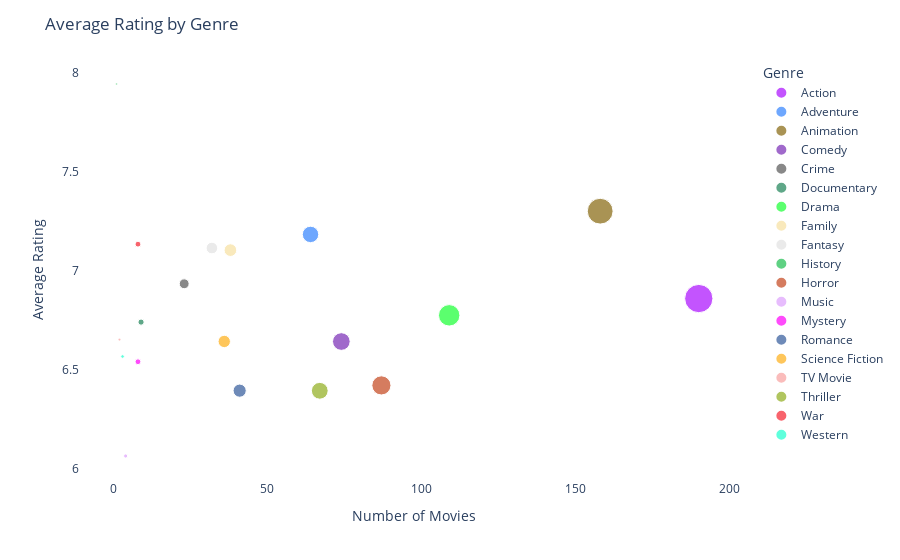

Notebook code for this chart:
### Code cell
# Get a list of distinct colors
colors = px.colors.qualitative.Alphabet

# Group by genre and calculate mean rating and count
genre_ratings = df.groupby('Genre')['Rating'].agg(['mean', 'count']).reset_index()

# Create the scatter plot
fig = px.scatter(genre_ratings, x='count', y='mean', color='Genre', size='count', hover_data=['Genre'], color_discrete_sequence=colors)

# Update the layout of the plot
fig.update_layout(
    title='Average Rating by Genre',
    xaxis_title='Number of Movies',
    yaxis_title='Average Rating',
    plot_bgcolor='white'
)

# Show the plot
fig.show()

### Figure 1 — Plotly figure (JSON) as saved in the notebook; plotly's stock layout.template omitted (floating-point values rounded to 4 significant figures)
{"data": [{"customdata": [["Action"]], "hovertemplate": "Genre=%{customdata[0]}<br>count=%{marker.size}<br>mean=%{y}<extra></extra>", "legendgroup": "Action", "marker": {"color": "#AA0DFE", "size": [190], "sizemode": "area", "sizeref": 0.475, "symbol": "circle"}, "mode": "markers", "name": "Action", "orientation": "v", "showlegend": true, "type": "scatter", "x": [190], "xaxis": "x", "y": [6.86], "yaxis": "y"}, {"customdata": [["Adventure"]], "hovertemplate": "Genre=%{customdata[0]}<br>count=%{marker.size}<br>mean=%{y}<extra></extra>", "legendgroup": "Adventure", "marker": {"color": "#3283FE", "size": [64], "sizemode": "area", "sizeref": 0.475, "symbol": "circle"}, "mode": "markers", "name": "Adventure", "orientation": "v", "showlegend": true, "type": "scatter", "x": [64], "xaxis": "x", "y": [7.184], "yaxis": "y"}, {"customdata": [["Animation"]], "hovertemplate": "Genre=%{customdata[0]}<br>count=%{marker.size}<br>mean=%{y}<extra></extra>", "legendgroup": "Animation", "marker": {"color": "#85660D", "size": [158], "sizemode": "area", "sizeref": 0.475, "symbol": "circle"}, "mode": "markers", "name": "Animation", "orientation": "v", "showlegend": true, "type": "scatter", "x": [158], "xaxis": "x", "y": [7.302], "yaxis": "y"}, {"customdata": [["Comedy"]], "hovertemplate": "Genre=%{customdata[0]}<br>count=%{marker.size}<br>mean=%{y}<extra></extra>", "legendgroup": "Comedy", "marker": {"color": "#782AB6", "size": [74], "sizemode": "area", "sizeref": 0.475, "symbol": "circle"}, "mode": "markers", "name": "Comedy", "orientation": "v", "showlegend": true, "type": "scatter", "x": [74], "xaxis": "x", "y": [6.643], "yaxis": "y"}, {"customdata": [["Crime"]], "hovertemplate": "Genre=%{customdata[0]}<br>count=%{marker.size}<br>mean=%{y}<extra></extra>", "legendgroup": "Crime", "marker": {"color": "#565656", "size": [23], "sizemode": "area", "sizeref": 0.475, "symbol": "circle"}, "mode": "markers", "name": "Crime", "orientation": "v", "showlegend": true, "type": "scatter", "x": [23], "xaxis": "x", "y": [6.935], "yaxis": "y"}, {"customdata": [["Documentary"]], "hovertemplate": "Genre=%{customdata[0]}<br>count=%{marker.size}<br>mean=%{y}<extra></extra>", "legendgroup": "Documentary", "marker": {"color": "#1C8356", "size": [9], "sizemode": "area", "sizeref": 0.475, "symbol": "circle"}, "mode": "markers", "name": "Documentary", "orientation": "v", "showlegend": true, "type": "scatter", "x": [9], "xaxis": "x", "y": [6.741], "yaxis": "y"}, {"customdata": [["Drama"]], "hovertemplate": "Genre=%{customdata[0]}<br>count=%{marker.size}<br>mean=%{y}<extra></extra>", "legendgroup": "Drama", "marker": {"color": "#16FF32", "size": [109], "sizemode": "area", "sizeref": 0.475, "symbol": "circle"}, "mode": "markers", "name": "Drama", "orientation": "v", "showlegend": true, "type": "scatter", "x": [109], "xaxis": "x", "y": [6.776], "yaxis": "y"}, {"customdata": [["Family"]], "hovertemplate": "Genre=%{customdata[0]}<br>count=%{marker.size}<br>mean=%{y}<extra></extra>", "legendgroup": "Family", "marker": {"color": "#F7E1A0", "size": [38], "sizemode": "area", "sizeref": 0.475, "symbol": "circle"}, "mode": "markers", "name": "Family", "orientation": "v", "showlegend": true, "type": "scatter", "x": [38], "xaxis": "x", "y": [7.105], "yaxis": "y"}, {"customdata": [["Fantasy"]], "hovertemplate": "Genre=%{customdata[0]}<br>count=%{marker.size}<br>mean=%{y}<extra></extra>", "legendgroup": "Fantasy", "marker": {"color": "#E2E2E2", "size": [32], "sizemode": "area", "sizeref": 0.475, "symbol": "circle"}, "mode": "markers", "name": "Fantasy", "orientation": "v", "showlegend": true, "type": "scatter", "x": [32], "xaxis": "x", "y": [7.115], "yaxis": "y"}, {"customdata": [["History"]], "hovertemplate": "Genre=%{customdata[0]}<br>count=%{marker.size}<br>mean=%{y}<extra></extra>", "legendgroup": "History", "marker": {"color": "#1CBE4F", "size": [1], "sizemode": "area", "sizeref": 0.475, "symbol": "circle"}, "mode": "markers", "name": "History", "orientation": "v", "showlegend": true, "type": "scatter", "x": [1], "xaxis": "x", "y": [7.944], "yaxis": "y"}, {"customdata": [["Horror"]], "hovertemplate": "Genre=%{customdata[0]}<br>count=%{marker.size}<br>mean=%{y}<extra></extra>", "legendgroup": "Horror", "marker": {"color": "#C4451C", "size": [87], "sizemode": "area", "sizeref": 0.475, "symbol": "circle"}, "mode": "markers", "name": "Horror", "orientation": "v", "showlegend": true, "type": "scatter", "x": [87], "xaxis": "x", "y": [6.422], "yaxis": "y"}, {"customdata": [["Music"]], "hovertemplate": "Genre=%{customdata[0]}<br>count=%{marker.size}<br>mean=%{y}<extra></extra>", "legendgroup": "Music", "marker": {"color": "#DEA0FD", "size": [4], "sizemode": "area", "sizeref": 0.475, "symbol": "circle"}, "mode": "markers", "name": "Music", "orientation": "v", "showlegend": true, "type": "scatter", "x": [4], "xaxis": "x", "y": [6.065], "yaxis": "y"}, {"customdata": [["Mystery"]], "hovertemplate": "Genre=%{customdata[0]}<br>count=%{marker.size}<br>mean=%{y}<extra></extra>", "legendgroup": "Mystery", "marker": {"color": "#FE00FA", "size": [8], "sizemode": "area", "sizeref": 0.475, "symbol": "circle"}, "mode": "markers", "name": "Mystery", "orientation": "v", "showlegend": true, "type": "scatter", "x": [8], "xaxis": "x", "y": [6.541], "yaxis": "y"}, {"customdata": [["Romance"]], "hovertemplate": "Genre=%{customdata[0]}<br>count=%{marker.size}<br>mean=%{y}<extra></extra>", "legendgroup": "Romance", "marker": {"color": "#325A9B", "size": [41], "sizemode": "area", "sizeref": 0.475, "symbol": "circle"}, "mode": "markers", "name": "Romance", "orientation": "v", "showlegend": true, "type": "scatter", "x": [41], "xaxis": "x", "y": [6.395], "yaxis": "y"}, {"customdata": [["Science Fiction"]], "hovertemplate": "Genre=%{customdata[0]}<br>count=%{marker.size}<br>mean=%{y}<extra></extra>", "legendgroup": "Science Fiction", "marker": {"color": "#FEAF16", "size": [36], "sizemode": "area", "sizeref": 0.475, "symbol": "circle"}, "mode": "markers", "name": "Science Fiction", "orientation": "v", "showlegend": true, "type": "scatter", "x": [36], "xaxis": "x", "y": [6.643], "yaxis": "y"}, {"customdata": [["TV Movie"]], "hovertemplate": "Genre=%{customdata[0]}<br>count=%{marker.size}<br>mean=%{y}<extra></extra>", "legendgroup": "TV Movie", "marker": {"color": "#F8A19F", "size": [2], "sizemode": "area", "sizeref": 0.475, "symbol": "circle"}, "mode": "markers", "name": "TV Movie", "orientation": "v", "showlegend": true, "type": "scatter", "x": [2], "xaxis": "x", "y": [6.653], "yaxis": "y"}, {"customdata": [["Thriller"]], "hovertemplate": "Genre=%{customdata[0]}<br>count=%{marker.size}<br>mean=%{y}<extra></extra>", "legendgroup": "Thriller", "marker": {"color": "#90AD1C", "size": [67], "sizemode": "area", "sizeref": 0.475, "symbol": "circle"}, "mode": "markers", "name": "Thriller", "orientation": "v", "showlegend": true, "type": "scatter", "x": [67], "xaxis": "x", "y": [6.394], "yaxis": "y"}, {"customdata": [["War"]], "hovertemplate": "Genre=%{customdata[0]}<br>count=%{marker.size}<br>mean=%{y}<extra></extra>", "legendgroup": "War", "marker": {"color": "#F6222E", "size": [8], "sizemode": "area", "sizeref": 0.475, "symbol": "circle"}, "mode": "markers", "name": "War", "orientation": "v", "showlegend": true, "type": "scatter", "x": [8], "xaxis": "x", "y": [7.135], "yaxis": "y"}, {"customdata": [["Western"]], "hovertemplate": "Genre=%{customdata[0]}<br>count=%{marker.size}<br>mean=%{y}<extra></extra>", "legendgroup": "Western", "marker": {"color": "#1CFFCE", "size": [3], "sizemode": "area", "sizeref": 0.475, "symbol": "circle"}, "mode": "markers", "name": "Western", "orientation": "v", "showlegend": true, "type": "scatter", "x": [3], "xaxis": "x", "y": [6.568], "yaxis": "y"}], "layout": {"legend": {"itemsizing": "constant", "title": {"text": "Genre"}, "tracegroupgap": 0}, "margin": {"t": 60}, "plot_bgcolor": "white", "title": {"text": "Average Rating by Genre"}, "xaxis": {"anchor": "y", "domain": [0, 1], "title": {"text": "Number of Movies"}}, "yaxis": {"anchor": "x", "domain": [0, 1], "title": {"text": "Average Rating"}}}}
